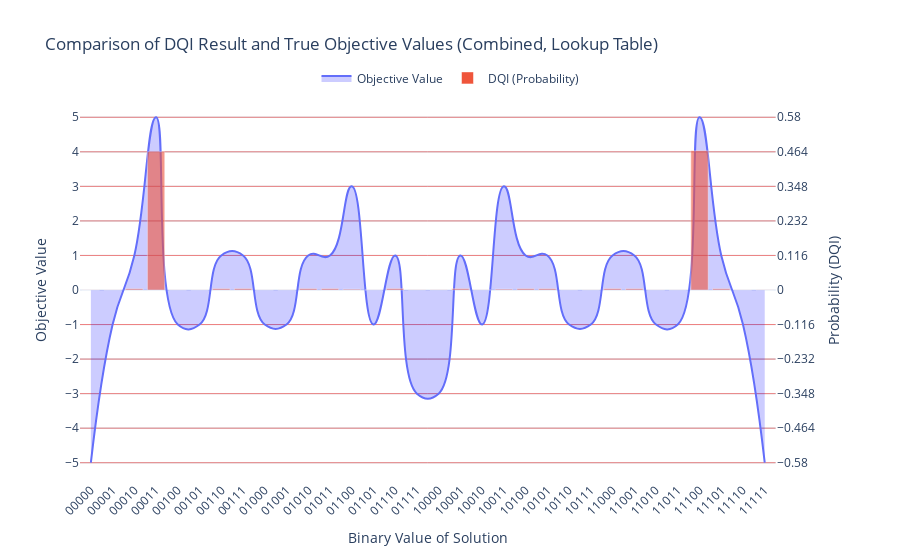

The code cell stored with this chart in its notebook:
### Code cell
combined_counts = combine_counts(counts)
brute_force_results = brute_force_max(B, v, first_part="")
plot_results_union_plotly(
    brute_force_results,
    combined_counts,
    plot_name="Comparison of DQI Result and True Objective Values (Combined, Lookup Table)",
    spline_smoothing=1.3
)

### Figure 1 — Plotly figure (JSON) as saved in the notebook; plotly's stock layout.template omitted (floating-point values rounded to 4 significant figures)
{"data": [{"fill": "tozeroy", "fillcolor": "rgba(0, 0, 255, 0.2)", "line": {"shape": "spline", "smoothing": 1.3}, "mode": "lines", "name": "Objective Value", "type": "scatter", "x": ["00000", "00001", "00010", "00011", "00100", "00101", "00110", "00111", "01000", "01001", "01010", "01011", "01100", "01101", "01110", "01111", "10000", "10001", "10010", "10011", "10100", "10101", "10110", "10111", "11000", "11001", "11010", "11011", "11100", "11101", "11110", "11111"], "xaxis": "x", "y": [-5, -1, 1, 5, -1, -1, 1, 1, -1, -1, 1, 1, 3, -1, 1, -3, -3, 1, -1, 3, 1, 1, -1, -1, 1, 1, -1, -1, 5, 1, -1, -5], "yaxis": "y"}, {"marker": {"opacity": 0.6}, "name": "DQI (Probability)", "type": "bar", "x": ["00000", "00001", "00010", "00011", "00100", "00101", "00110", "00111", "01000", "01001", "01010", "01011", "01100", "01101", "01110", "01111", "10000", "10001", "10010", "10011", "10100", "10101", "10110", "10111", "11000", "11001", "11010", "11011", "11100", "11101", "11110", "11111"], "xaxis": "x", "y": [0.00054, 0.00036, 0.00437, 0.4645, 0.00038, 0.00032, 0.0046, 0.00486, 0.00027, 0.00039, 0.00469, 0.00472, 0.00273, 0.00031, 0.00493, 0.00067, 0.00066, 0.00467, 0.00038, 0.00296, 0.00453, 0.00452, 0.00034, 0.0004, 0.00475, 0.00451, 0.00038, 0.00029, 0.4675, 0.00449, 0.00033, 0.0006], "yaxis": "y2"}], "layout": {"legend": {"orientation": "h", "x": 0.5, "xanchor": "center", "y": 1.02, "yanchor": "bottom"}, "title": {"text": "Comparison of DQI Result and True Objective Values (Combined, Lookup Table)"}, "xaxis": {"anchor": "y", "domain": [0, 0.94], "tickangle": -45, "title": {"text": "Binary Value of Solution"}}, "yaxis": {"anchor": "x", "domain": [0, 1], "dtick": 1, "gridcolor": "lightblue", "range": [-5.5, 5.5], "showgrid": true, "tick0": 0, "title": {"text": "Objective Value"}}, "yaxis2": {"anchor": "x", "dtick": 0.116, "gridcolor": "lightcoral", "overlaying": "y", "range": [-0.638, 0.638], "showgrid": true, "side": "right", "tick0": 0, "title": {"text": "Probability (DQI)"}}}}
